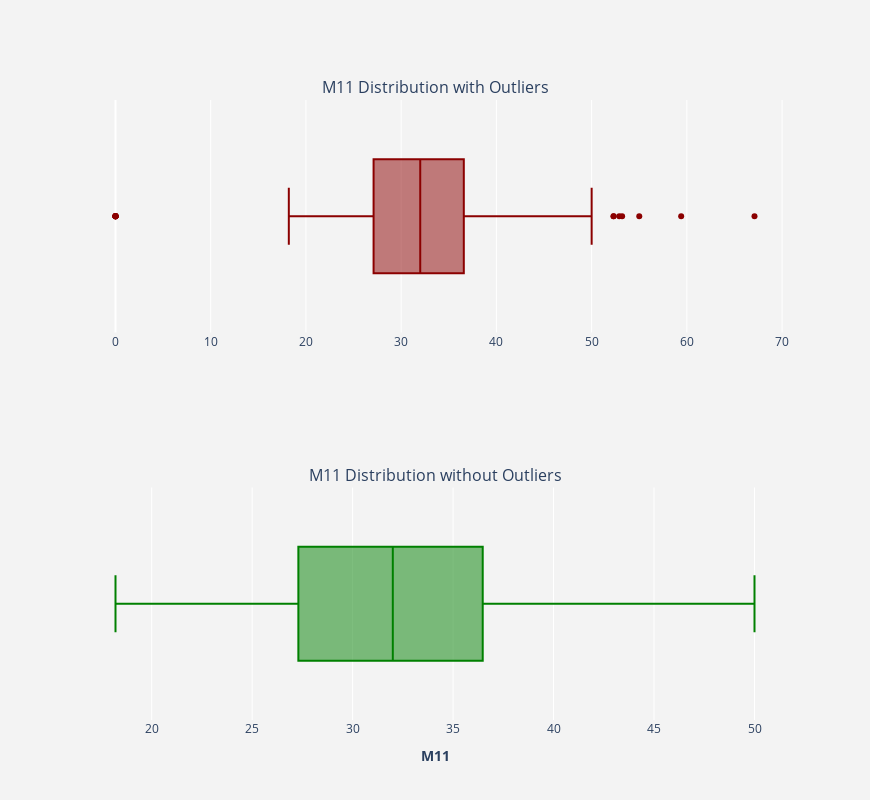

The cell this chart's notebook holds for it:
### Code cell
"""Plot Weight with and without outliers."""
plotBoxPlot(X.M11,removeOutliers(X.M11))

### Figure 1 — Plotly figure (JSON) as saved in the notebook; plotly's stock layout.template omitted (floating-point values rounded to 4 significant figures; data arrays with more than 128 entries replaced by an {"elided": "..."} marker saying what was removed)
{"data": [{"marker": {"color": "darkred"}, "name": "", "type": "box", "x": {"elided": "599 float values"}, "xaxis": "x", "yaxis": "y"}, {"marker": {"color": "green"}, "name": "", "type": "box", "x": {"elided": "583 float values"}, "xaxis": "x2", "yaxis": "y2"}], "layout": {"annotations": [{"font": {"size": 16}, "showarrow": false, "text": "M11 Distribution with Outliers", "x": 0.5, "xanchor": "center", "xref": "paper", "y": 1, "yanchor": "bottom", "yref": "paper"}, {"font": {"size": 16}, "showarrow": false, "text": "M11 Distribution without Outliers", "x": 0.5, "xanchor": "center", "xref": "paper", "y": 0.375, "yanchor": "bottom", "yref": "paper"}], "height": 800, "paper_bgcolor": "rgb(243, 243, 243)", "plot_bgcolor": "rgb(243, 243, 243)", "showlegend": false, "width": 870, "xaxis": {"anchor": "y", "domain": [0, 1]}, "xaxis2": {"anchor": "y2", "domain": [0, 1], "title": {"text": "<b>M11</b>"}}, "yaxis": {"anchor": "x", "domain": [0.625, 1]}, "yaxis2": {"anchor": "x2", "domain": [0, 0.375]}}}
